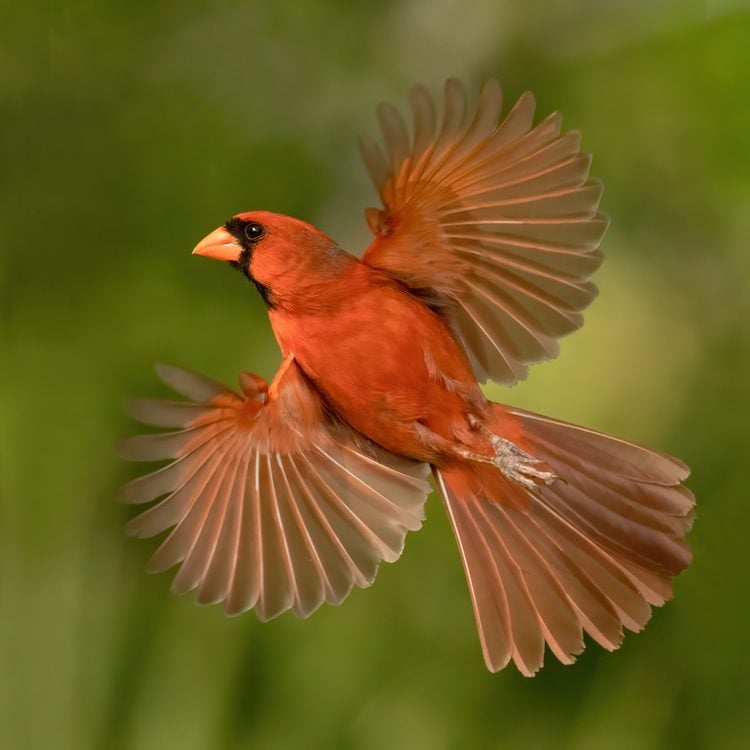
#> input picture data/bird.jpg, 750 x 750 px, found by its file name
$ python colorspace.py
#> lines starting #> are read from the running program, lines starting #| are printed output that depends on the picture
import os
import cv2

img = cv2.imread(os.path.join('.','data','bird.jpg'))
#> img is the input picture: shape (750, 750, 3); mean B, G, R 31.7, 94.5, 111.3
img_rgb = cv2.cvtColor(img, cv2.COLOR_BGR2RGB)
img_gray = cv2.cvtColor(img, cv2.COLOR_BGR2GRAY)
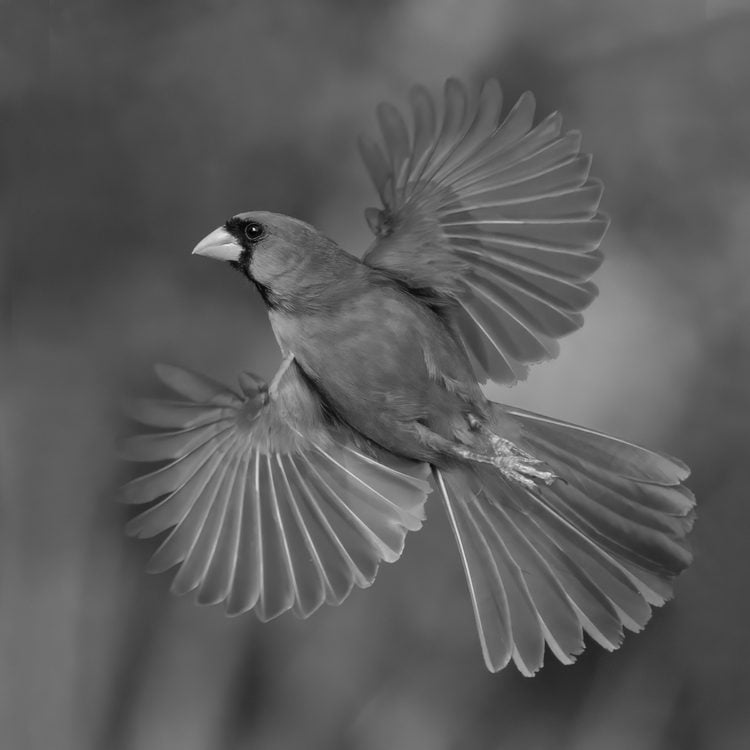
#> img_gray: shape (750, 750); min 2, max 235, mean 92.4
img_hsv = cv2.cvtColor(img, cv2.COLOR_BGR2HSV)
#> img_hsv: shape (750, 750, 3); mean H, S, V 25.9, 189.5, 116.1

cv2.imshow("img", img)
cv2.imshow("img_rgb", img_rgb)
cv2.imshow("img_gray", img_gray)
cv2.imshow("img_hsv", img_hsv)
cv2.waitKey(0)

$ run again, with data/dogs.jpg copied over data/bird.jpg
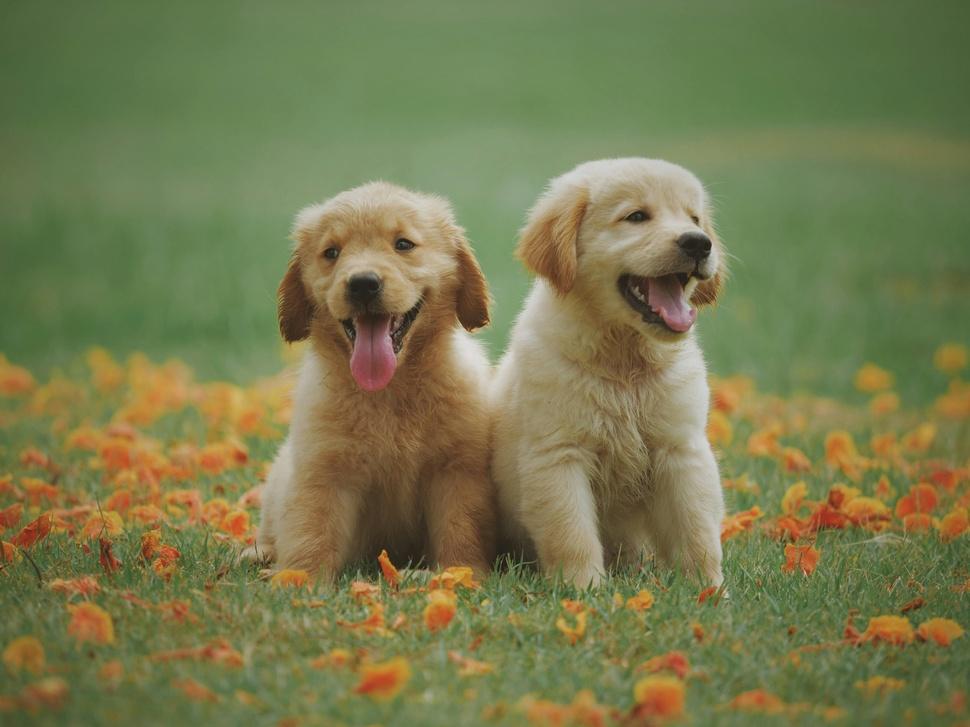
#> input picture data/dogs.jpg, 970 x 727 px, shrunk from 5184 x 3888 before the run, found by its file name
#> img is the input picture: shape (727, 970, 3); mean B, G, R 78.3, 122, 119.2
#> `img_gray = cv2.cvtColor(img, cv2.COLOR_BGR2GRAY)`:
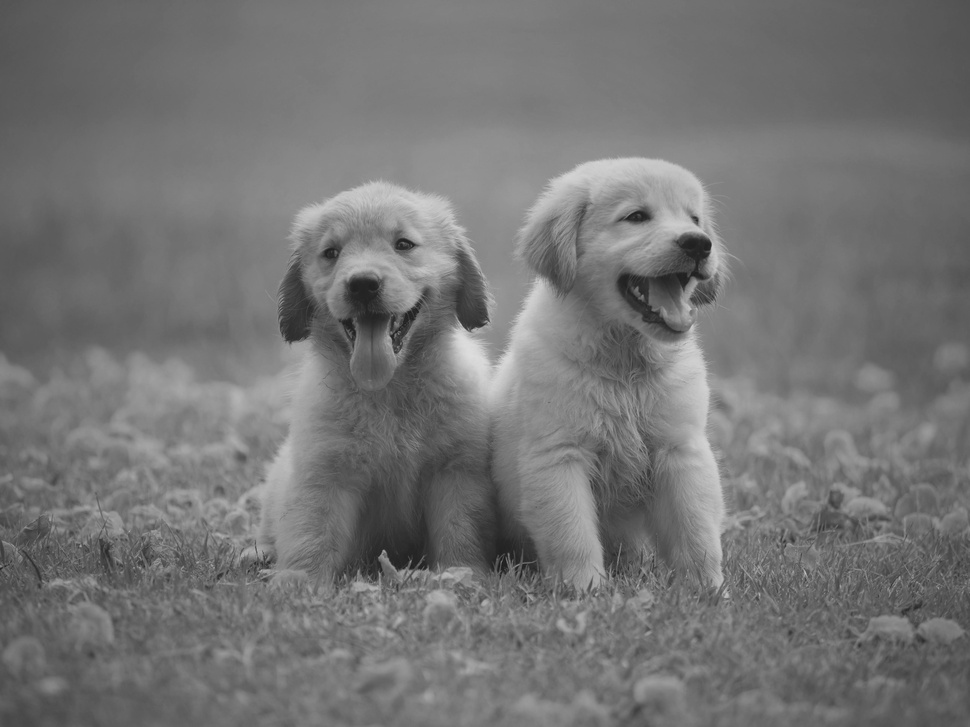
#> img_gray: shape (727, 970); min 26, max 222, mean 116.1
#> img_hsv: shape (727, 970, 3); mean H, S, V 34.9, 104.3, 131.8
